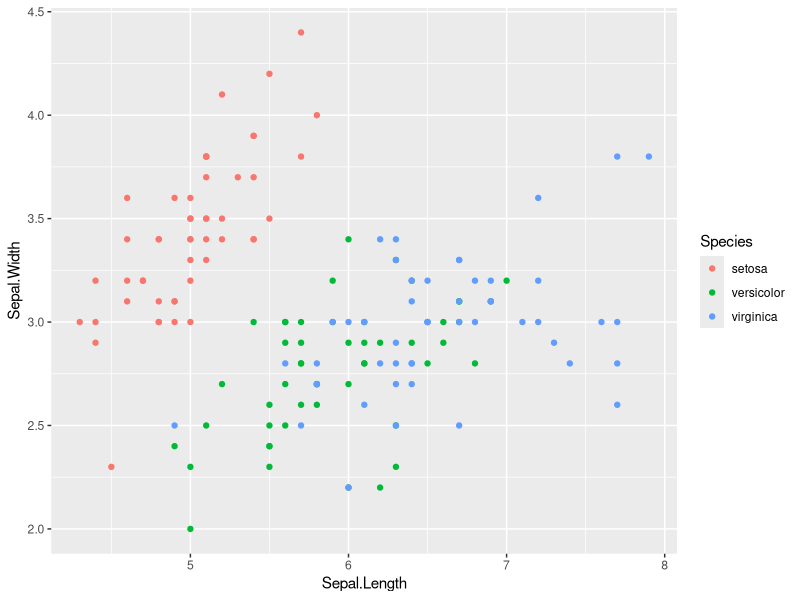
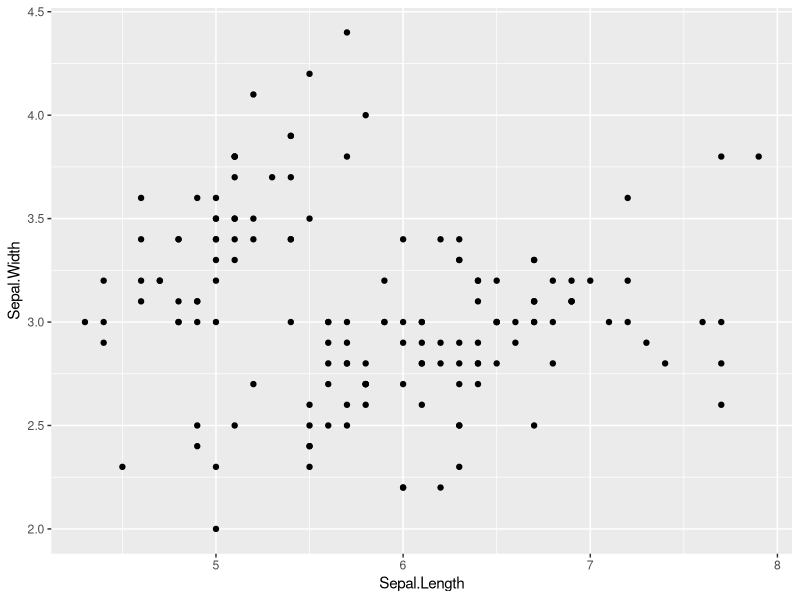
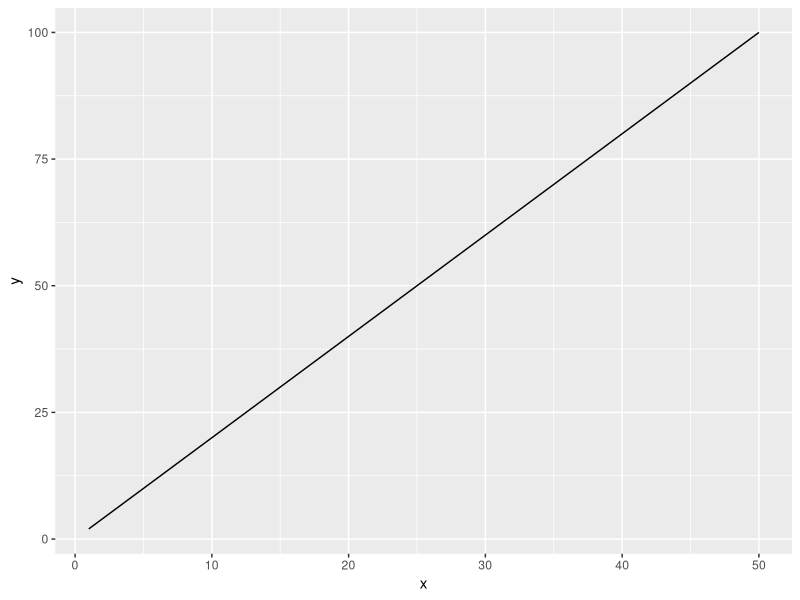
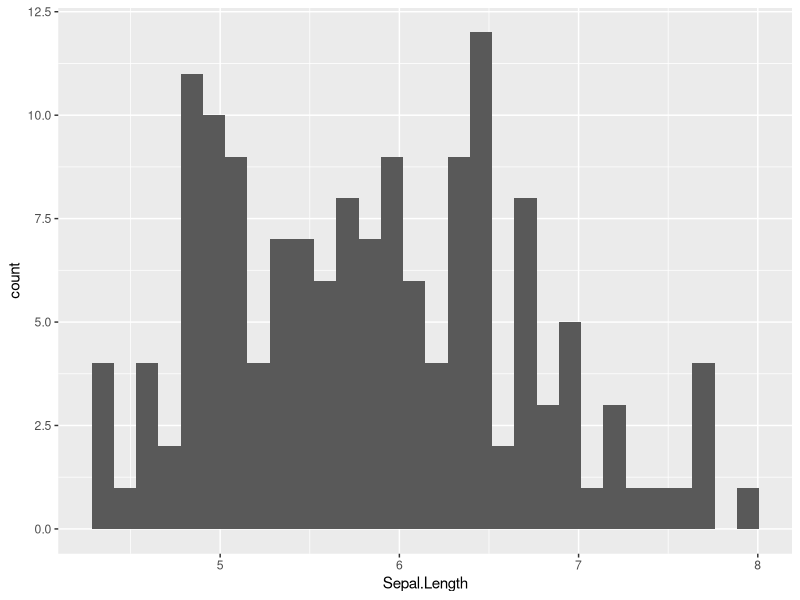
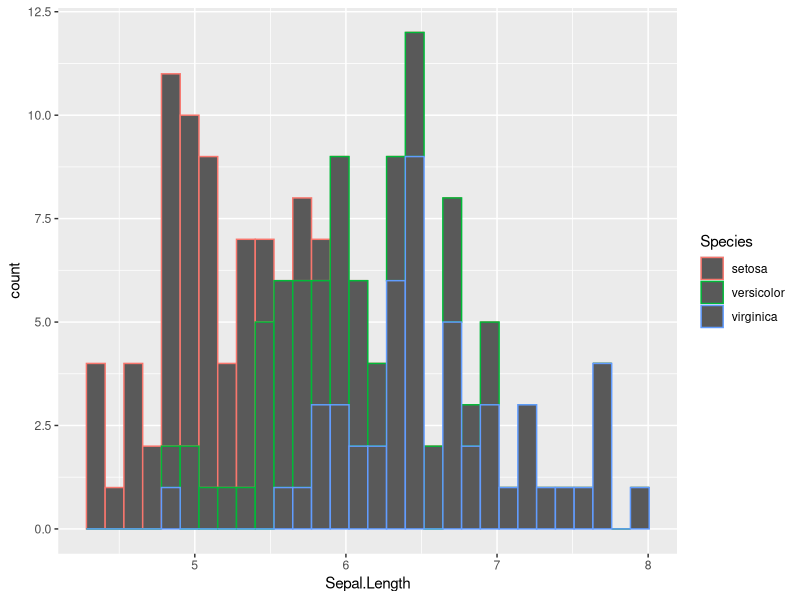
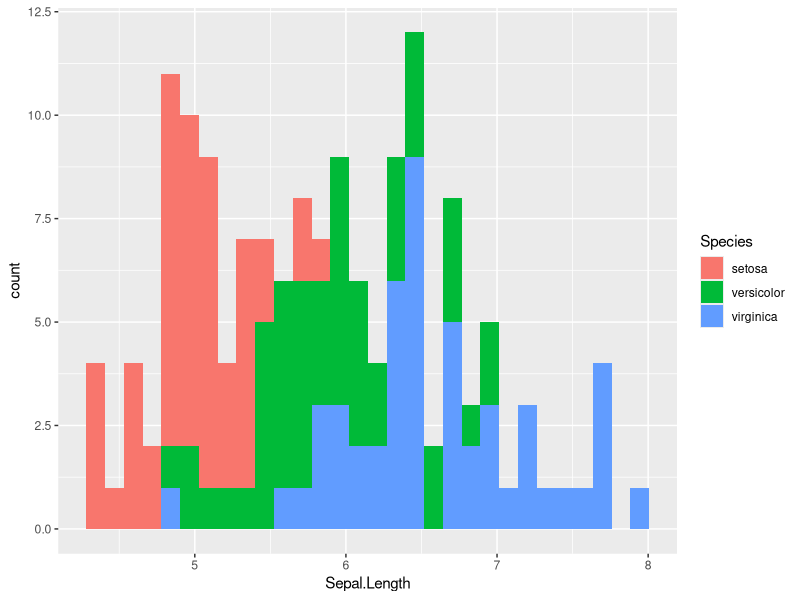
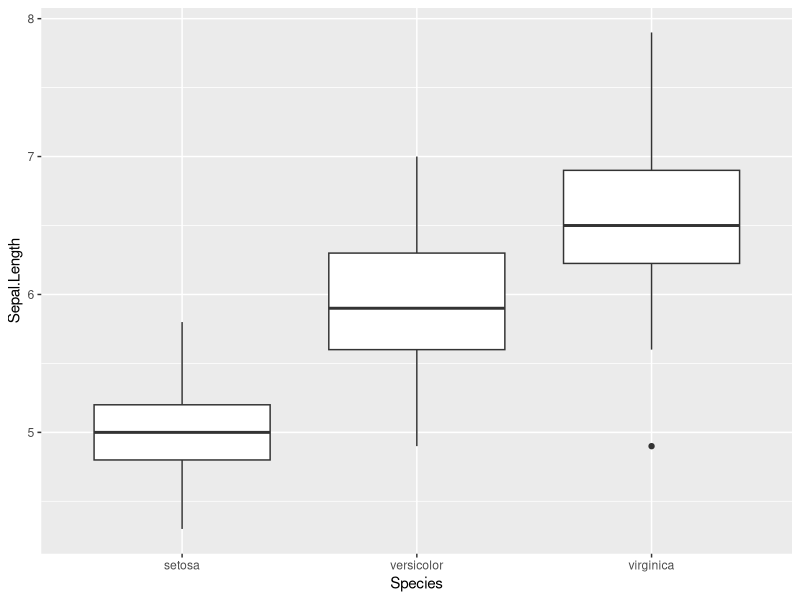
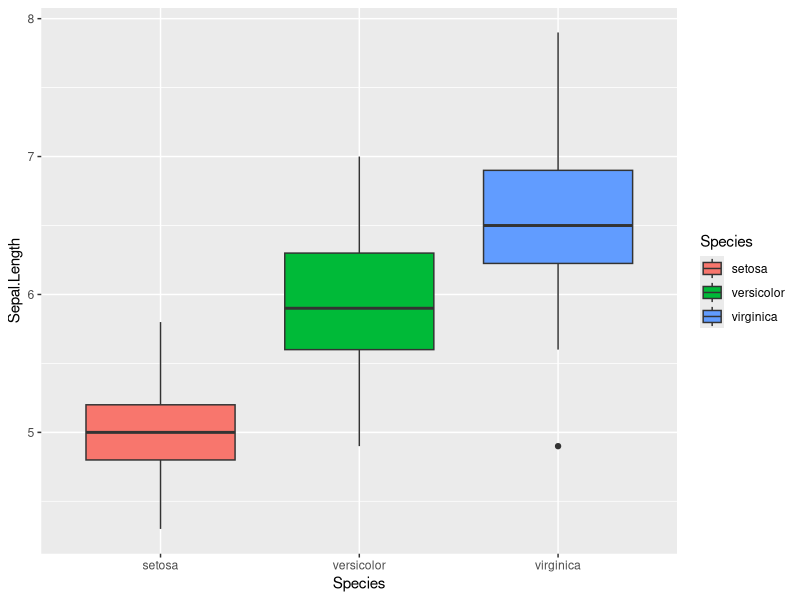

Reproduce these figures in R, in order.
library(tidyverse)

set.seed(123)

iris_sub <- as_tibble(iris) %>% 
  group_by(Species) %>% 
  sample_n(3) %>% 
  ungroup()

print(iris_sub)


# refresher ---------------------------------------------------------------

#exercise 1
##filter iris_sub to those with Sepal.Length greater than 5, assign to df_g5

df_g5<-filter(iris_sub, Sepal.Length > 5)
df_g5

#exercise 2 
#select columns of Sepal.Length and Petal.width from iris_sub assign to df_sp

df_sp<-select(iris_sub, c(Sepal.Length, Petal.Width))
df_sp

#exercise 3
##arrange rows by Petal.width in iris_sub assign to df_arrange

df_arrange<-arrange(iris_sub,Petal.Width)
df_arrange

#exercise 4
#Do exercises 1-3 at once with pipes, assign to df_master

df_master <- iris_sub %>%
  filter(Sepal.Length > 5) %>%
  select(c(Sepal.Length, Petal.Width)) %>%
  arrange(Petal.Width)

#extra
#calculate mean petal width for each species separately using 
#group by() and summarize ()

df_means<-iris_sub %>% 
  group_by(Species) %>% 
  summarize(mu_pw = mean(Petal.Width))


# ggplot ------------------------------------------------------------------
#basic syntax
##w/o pipe
g_example<-ggplot(data=iris,
       mapping=aes(x=Sepal.Length,
                   y=Sepal.Width)) + geom_point()
##W/ pipe
g_example<-iris %>%
  ggplot(mapping=aes(x=Sepal.Length,
                     y=Sepal.Width)) + 
           geom_point()

#color

iris %>%
  ggplot(mapping=aes(x=Sepal.Length,
                     y=Sepal.Width, color=Species)) + 
  geom_point()

#color by category, aka species, has to be in the aes parentheses otherwise wont work

iris %>%
  ggplot(mapping=aes(x=Sepal.Length,
                     y=Sepal.Width), color=Species) + 
  geom_point()

#to give uniform color put exact color in geom function
g_scol<-iris %>%
  ggplot(mapping=aes(x=Sepal.Length,
                     y=Sepal.Width)) + 
  geom_point(color="salmon")

##line plot
# sample data
df0 <- tibble(x = rep(1:50, 3),
              y = x * 2)

# basic plot
df0 %>% 
  ggplot(aes(x = x,
             y = y)) +
  geom_line()

##histogram
# basic plot; bins = 30 by default
iris %>% 
  ggplot(aes(x = Sepal.Length)) +
  geom_histogram()

#exerise 5
#create histogram colored by Species
iris %>%
  ggplot(mapping=aes(x=Sepal.Length,
                     color=Species)) + 
  geom_histogram()
#changes color of the borders, to fill borders use fill instead of color
iris %>%
  ggplot(mapping=aes(x=Sepal.Length,
                     fill=Species)) + 
  geom_histogram()

##boxplot
# basic plot
iris %>% 
  ggplot(aes(x = Species,
             y = Sepal.Length)) +
  geom_boxplot()

#exercise 6 
#create boxplot filled by Species

iris %>% 
  ggplot(aes(x = Species,
             y = Sepal.Length,
             fill=Species)) +
  geom_boxplot()

#use multiple layers

iris %>% 
  ggplot(aes(x = Species,
             y = Sepal.Length,
             fill=Species)) +
  geom_boxplot() +
  geom_point()

iris %>% 
  ggplot(aes(x = Species,
             y = Sepal.Length,
             fill=Species)) +
  geom_boxplot() +
  geom_jitter(alpha=.2)
#alpha controls transparency of points 1=full color 0=invisible